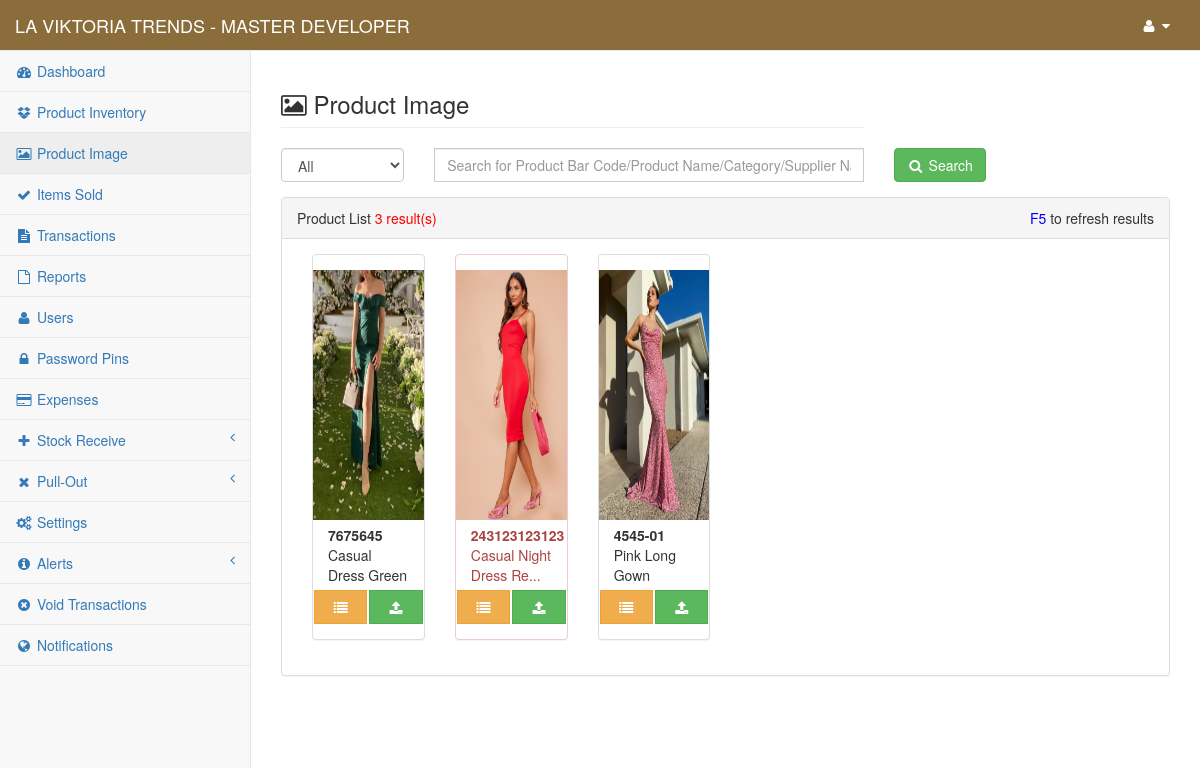
/content/admin/album.php (signed in), run on an earlier commit of the app's database.
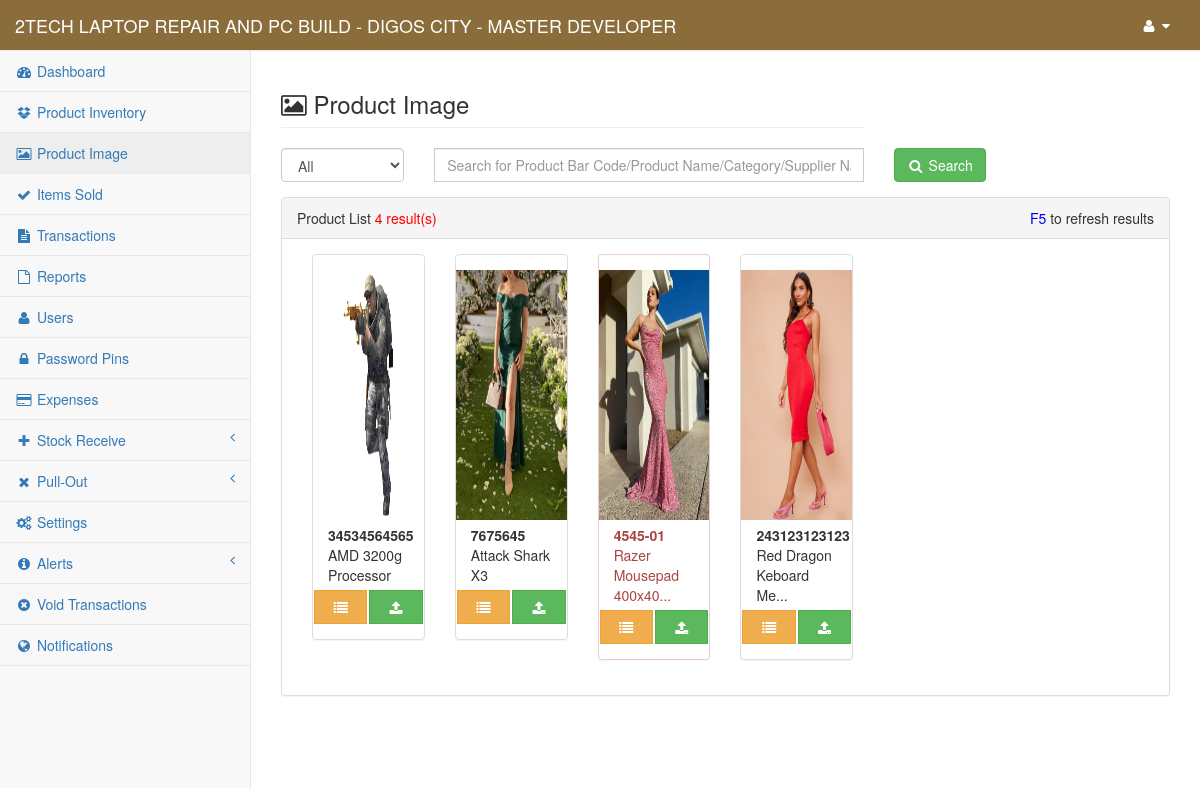
And on a later commit of the database.
### tables this page shows
CREATE TABLE `gy_my_project` (
  `gy_project` int(1) NOT NULL,
  `gy_project_name` text NOT NULL,
  `gy_project_address` text NOT NULL,
  `gy_system_title` text NOT NULL,
  `gy_year_origin` datetime NOT NULL
);

CREATE TABLE `gy_user` (
  `gy_user_id` int(10) NOT NULL,
  `gy_user_code` varchar(8) NOT NULL,
  `gy_full_name` varchar(255) NOT NULL,
  `gy_username` varchar(50) NOT NULL,
  `gy_password` varchar(100) NOT NULL,
  `gy_user_type` int(5) NOT NULL,
  `gy_user_status` int(1) NOT NULL,
  `gy_branch_id` int(11) NOT NULL
);

CREATE TABLE `gy_products` (
  `gy_product_id` int(11) NOT NULL,
  `gy_product_code` varchar(30) NOT NULL,
  `gy_convert_item_code` varchar(30) NOT NULL,
  `gy_convert_value` double NOT NULL,
  `gy_supplier_code` text NOT NULL,
  `gy_product_name` text NOT NULL,
  `gy_product_cat` varchar(100) NOT NULL,
  `gy_product_color` varchar(20) NOT NULL,
  `gy_product_image` text NOT NULL,
  `gy_product_desc` text NOT NULL,
  `gy_product_unit` text NOT NULL,
  `gy_product_price_cap` double NOT NULL,
  `gy_product_price_srp` double NOT NULL,
  `gy_product_quantity` double NOT NULL,
  `gy_product_discount_per` double NOT NULL,
  `gy_product_restock_limit` int(11) NOT NULL,
  `gy_product_date_restock` datetime NOT NULL,
  `gy_product_date_reg` datetime NOT NULL,
  `gy_product_update_date` datetime NOT NULL,
  `gy_added_by` int(11) NOT NULL,
  `gy_update_code` text NOT NULL,
  `gy_branch_id` int(11) NOT NULL
);

### conf/my_project.php (called while the page is built, shortened)
<?php
	include 'conn.php';
	$find_my_data=$link->query("SELECT * From `gy_my_project` Where `gy_project`='1'");
	$my_project_detail=$find_my_data->fetch_array();
	$my_project_name = $my_project_detail['gy_project_name'];
?>

### content/admin/session.php (called while the page is built, shortened)
<?php
    $user_id = $_SESSION['fus_user_id'];
    $identify_user=$link->query("Select * From `gy_user` Where `gy_user_id`='$user_id'");
    $row=$identify_user->fetch_array();
    $user_info = $row['gy_full_name'];
?>

### content/admin/my_pagination.php (called while the page is built, shortened)
<?php
        $page_rows = $my_num_rows;
        $pagenum = 1;
        $limit = 'LIMIT ' .($pagenum - 1) * $page_rows .',' .$page_rows;
        $sql = $query_three." $limit";
        $query = mysqli_query($link, $sql);
?>

### conf/function.php (called while the page is built, shortened)
<?php
    function stringLimit($name, $limit){
        if (strlen($name) > $limit){
            $name = substr($name, 0, $limit) . '...';
        }else{
            $name = $name;
        }
        return $name;
    }
    function displayImage($image, $default, $directory){
        if (empty($image)) {
            $res = $default;
        }else{
            $res = $directory . "" . $image;
        }
        return $res;
    }
?>

### content/admin/album.php (the view, shortened to what this page needs)
<?php
    include("../../conf/function.php");
    include("session.php");
    include("../../conf/my_project.php");
    $my_project_header_title = "Product Image";
    $query_one = "Select * From `gy_products` Order By `gy_product_name` ASC";
    $query_three = "Select * from `gy_products` Order By `gy_product_name` ASC ";
    $my_num_rows = 18;
    include 'my_pagination.php';
    $count_products=$link->query($query_one)->num_rows;
?>
<!DOCTYPE html>
<html lang="en">
    <?php include 'head.php'; ?>
<body>
    <div id="wrapper">
        <?php include 'nav.php'; ?>
        <div id="page-wrapper">
            <div class="row">
                <div class="col-lg-8">
                    <h3 class="page-header"><i class="fa fa-image"></i> <?php echo $my_project_header_title; ?></h3>
                </div>
                <div class="col-lg-4">
                </div>
            </div>
            <div class="row">
                <div class="col-md-12">
                    <div class="row">
                        <form method="post" enctype="multipart/form-data" action="redirect_manager">
                        <div class="col-md-2">
                            <div class="form-group">
                                <select name="branch_product" class="form-control" required>
                                    <option value="0">All</option>
                                </select>
                            </div>
                        </div>
                        <div class="col-md-6">
                            <div class="form-group">
                                <input type="text" class="form-control" placeholder="Search for Product Bar Code/Product Name/Category/Supplier Name/Update Code ..." name="image_search" style="border-radius: 0px;" autofocus>
                            </div>
                        </div>
                        <div class="col-md-4">
                            <button type="submit" name="searchAlbum" class="btn btn-success"><i class="fa fa-search fa-fw"></i> Search</button>
                        </div>
                        </form>
                    </div>
                    <div class="panel panel-default">
                        <div class="panel-heading">
                            Product List <span style="color: red;"><?= 0 + $count_products; ?> result(s)</span>
                            <span style="float: right;"><span style="color: blue;">F5</span> to refresh results</span>
                        </div>
                        <div class="panel-body">
                        <?php
                            while ($product_row=$query->fetch_array()) {
                                if ($product_row['gy_product_quantity'] <= $product_row['gy_product_restock_limit']) {
                                    $my_limit = "danger";
                                }else{
                                    $my_limit = "default";
                                }
                        ?>
                            <div class="col-lg-2 col-md-3 col-xs-12">
                                <div class="panel panel-<?= $my_limit ?>">
                                    <div class="panel-body">
                                        <div class="row text-<?= $my_limit ?>">
                                            <div class="col-md-12" style="padding-left: 0px; padding-right: 0px;">
                                                <img src="<?= displayImage($product_row['gy_product_image'], '../../img/no_image.jpg', '../../mrcoffeexpicturebox/') ?>" class="img-responsive" style="max-height: 250px; min-height: 250px; width: 100%;" alt="">
                                            </div>
                                            <div class="col-md-12 text-bold" style="margin-top: 5px;">
                                                <?= $product_row['gy_product_code'] ?>
                                            </div>
                                            <div class="col-md-12">
                                                <?= stringLimit($product_row['gy_product_name'], 21) ?>
                                            </div>
                                            <div class="col-md-6" style="padding-left: 1px; padding-right: 1px; margin-top: 5px;">
                                                <button type="button" class="btn btn-warning btn-block" title="click to see product details" data-target="#details_<?php echo $product_row['gy_product_id']; ?>" data-toggle="modal" style="border-radius: 0px;"><i class="fa fa-list fa-fw"></i></button>
                                            </div>
                                            <div class="col-md-6" style="padding-left: 1px; padding-right: 1px; margin-top: 5px;">
                                                <button type="button" class="btn btn-success btn-block" title="click to edit product details" data-toggle="modal" data-target="#upload_<?php echo $product_row['gy_product_id']; ?>" style="border-radius: 0px;"><i class="fa fa-upload fa-fw"></i></button>
                                            </div>
                                        </div>
                                    </div>
                                </div>
                            </div>
                        <?php } ?>
                        </div>
                    </div>
                </div>
            </div>
            <div class="row">
                <div class="col-md-12">
                    <div class="text-center">
                    </div>
                 </div>
            </div>
        </div>
    </div>
</body>
</html>

### content/admin/head.php (shortened to what this page needs)
<head>
     <link href="../../dist/css/kent.css" rel="stylesheet">
    <link href="../../bower_components/bootstrap/dist/css/bootstrap.min.css" rel="stylesheet">
    <link href="../../bower_components/metisMenu/dist/metisMenu.min.css" rel="stylesheet">
    <link href="../../bower_components/datatables-plugins/integration/bootstrap/3/dataTables.bootstrap.css" rel="stylesheet">
    <link href="../../dist/css/sb-admin-2.css" rel="stylesheet">
    <link href="../../bower_components/font-awesome/css/font-awesome.min.css" rel="stylesheet" type="text/css">
</head>

### content/admin/nav.php (shortened to what this page needs)
<nav class="navbar navbar-default navbar-static-top" role="navigation" style="margin-bottom: 0; background-color: #8a6d3b; color: #fff;">
    <div class="navbar-header">
        <a class="navbar-brand" href="index"><span style="text-transform: uppercase; color: #fff;"><?php echo $my_project_name; ?> <?php echo $my_project_title; ?> - <?php echo $user_info ?></span></a>
    </div>
    <div class="full-right">
    <ul class="nav navbar-top-links navbar-right">
        <li class="dropdown">
            <a class="dropdown-toggle" data-toggle="dropdown" id="navi" href="#">
                <i class="fa fa-user fa-fw"></i>  <i class="fa fa-caret-down"></i>
            </a>
        </li>
    </ul>
    </div>
        <?php include("side-panel.php"); ?>
</nav>

### content/admin/side-panel.php (shortened to what this page needs)
<div class="navbar-default sidebar" role="navigation">
    <div class="sidebar-nav navbar-collapse">
        <ul class="nav" id="side-menu">
            <li>
                <a href="index"><i class="fa fa-dashboard fa-fw"></i> Dashboard</a>
            </li>
            <li>
                <a href="products"><i class="fa fa-dropbox fa-fw"></i> Product Inventory</a>
            </li>
            <li>
                <a href="album"><i class="fa fa-image fa-fw"></i> Product Image</a>
            </li>
            <li>
                <a href="sold"><i class="fa fa-check fa-fw"></i> Items Sold</a>
            </li>
            <li>
                <a href="sales"><i class="fa fa-file-text fa-fw"></i> Transactions</a>
            </li>
            <li>
                <a href="reports_general"><i class="fa fa-file-o fa-fw"></i> Reports</a>
            </li>
            <li>
                <a href="users"><i class="fa fa-user fa-fw"></i> Users</a>
            </li>
            <li>
                <a href="pins"><i class="fa fa-lock fa-fw"></i> Password Pins</a>
            </li>
            <li>
                <a href="exp_general"><i class="fa fa-credit-card fa-fw"></i> Expenses</a>
            </li>
            <li>
                <a href="#"><i class="fa fa-plus fa-fw"></i> Stock Receive<span class="fa arrow"></span></a>
            </li>
            <li>
                <a href="#"><i class="fa fa-times fa-fw"></i> Pull-Out<span class="fa arrow"></span></a>
            </li>
            <li>
                <a href="settings"><i class="fa fa-cogs fa-fw"></i> Settings</a>
            </li>
            <li>
                <a href="#"><i class="fa fa-info-circle fa-fw"></i> Alerts<span class="fa arrow"></span></a>
            </li>
            <li>
                <a href="void_trans"><i class="fa fa-times-circle fa-fw"></i> Void Transactions</a>
            </li>
            <li>
                <a href="notification"><i class="fa fa-globe fa-fw"></i> Notifications</a>
            </li>
        </ul>
    </div>
</div>

### content/admin/nav.php (style rules this page uses)
#navi { color: #fff; }

What changed in the data, as far as the page shows it:
changed gy_my_project: gy_project_name "LA VIKTORIA TRENDS" → "2TECH LAPTOP REPAIR AND PC BUILD - DIGOS CITY"
added gy_products: gy_product_image (picture), gy_product_code "34534564565", gy_product_name "AMD 3200g Processor"
changed gy_products: gy_product_name "Casual Dress Green" → "Attack Shark X3"
changed gy_products: gy_product_quantity 1 → 0 (drawn); gy_product_name "Pink Long Gown" → "Razer Mousepad 400x40..."; moves up the list
changed gy_products: gy_product_quantity 0 → 15 (drawn); gy_product_name "Casual Night Dress Re..." → "Red Dragon Keboard Me..."
Also different on the page:
0 + $count_products: "3" → "4"
